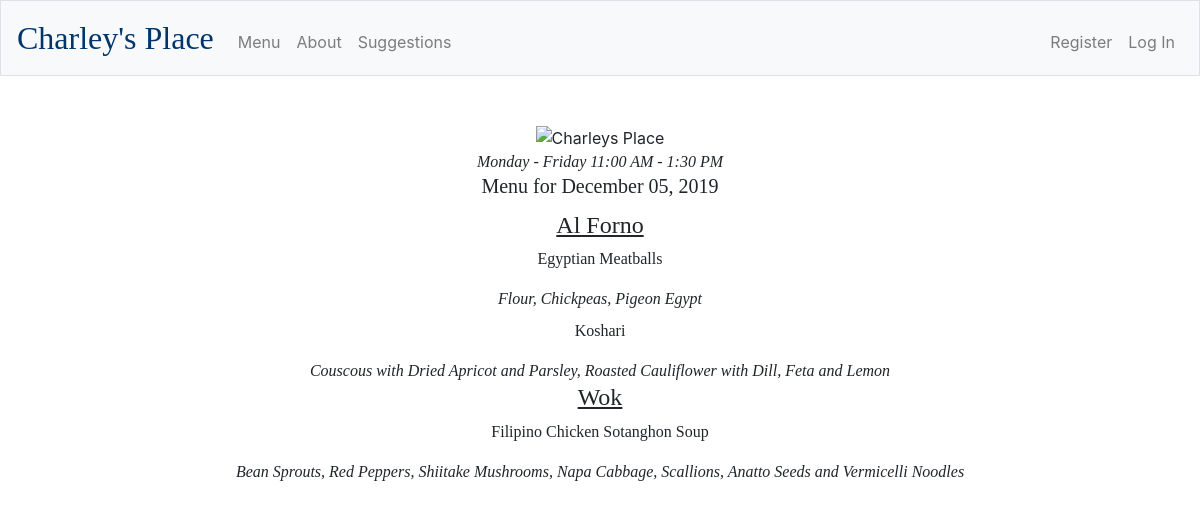
The page /home on the database its author committed.
### tables this page shows
CREATE TABLE 'dishes' ('ID' integer PRIMARY KEY AUTOINCREMENT NOT NULL, 'name' text NOT NULL, 'ingredients' text NOT NULL, 'type' text NOT NULL, 'country_of_origin' text NOT NULL, 'avg_rating' numeric, 'count_reviews' integer, 'creation_date'  date DEFAULT CURRENT_DATE  , 'creation_timestamp'  timestamp DEFAULT CURRENT_TIMESTAMP  );

### application.py (the view)
@app.route("/home")
def home():
    if request.method == "GET":
        menu = db.execute("SELECT * FROM dishes WHERE ID IN (SELECT dish_ID FROM menu_details WHERE menu_ID IN(SELECT MAX(menu_ID) FROM menu_details))")
        today = datetime.date.today().strftime("%B %d, %Y")
        print(today)
        print(menu)
        return render_template("home.html", menu = menu, today = today)
    else:
        return apology("TODO")

### application.py (called while the page is built)
@app.after_request
def after_request(response):
    response.headers["Cache-Control"] = "no-cache, no-store, must-revalidate"
    response.headers["Expires"] = 0
    response.headers["Pragma"] = "no-cache"
    return response

### templates/home.html (shortened to what this page needs)
{% extends "layout.html" %}
{% block main %}
<img src="http://image.message.yale.edu/lib/fe4415707564057c751577/m/1/1decfc55-62e6-4e86-b618-15f5ddf4b516.png" width = 700 alt = "Charleys Place" title = "Charley's Place">
<section class ="menu">
<i>Monday - Friday 11:00 AM - 1:30 PM</i>
<h5>Menu for {{ today }}</h5>
<div class ="dishes">
    {% for row in menu %}
    <h4>{{ row['type'] }}</h4>
        <p>
            {{ row['name'] }}
        </p>
        <i>
            {{ row['ingredients'] }}
            {{ row['country_of_origin'] }}
        </i>
    {% endfor %}
</div>
</section>
{% endblock %}

### static/styles.css (style rules this page uses)
main img { max-width: 100%; }
.menu { font-family: 'Times New Roman'; }
.dishes { padding: 5px; }
h4 { text-decoration: underline; }

### rows shown on the page
dishes: type "Al Forno", name "Egyptian Meatballs", ingredients "Flour, Chickpeas, Pigeon", country_of_origin "Egypt"
dishes: name "Koshari", ingredients "Couscous with Dried Apricot and Parsley, Roasted Cauliflower with Dill, Feta and Lemon"
dishes: type "Wok", name "Filipino Chicken Sotanghon Soup", ingredients "Bean Sprouts, Red Peppers, Shiitake Mushrooms, Napa Cabbage, Scallions, Anatto Seeds and Vermicelli Noodles"
